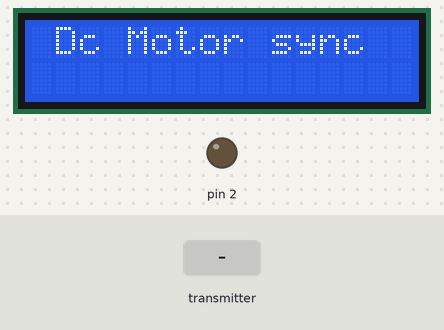
Simulated run of this sketch. Board: Arduino Uno, built with avr-gcc and run on an emulated ATmega328P. Parts: 16×2 character LCD, output pins drawn as LEDs (lit = HIGH). The test bench sets the inputs (shaded band). No radio packets arrive unless stated; what the sketch prints to the serial monitor is not drawn.

Above: at 0.1 s.
1.8 s: the transmitter starts sending dataReceived = 0
At 2.2 s:
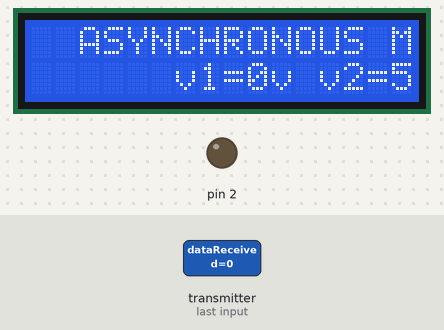
Timing chart, 0 to 4.8 s (numbered marks = the images above; inputs shaded):
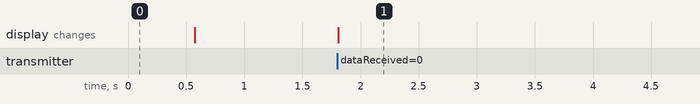

Measured:
- after the input at 1.8 s, the display: changes at once (image 1)

The sketch:

dcmotor_rxd.ino
```cpp
#include <LiquidCrystal.h>
LiquidCrystal lcd(3,4,5,6,9,10);
#include <SPI.h>
#include <nRF24L01.h>
#include <RF24.h>

#define CE_PIN   7
#define CSN_PIN 8

const byte thisSlaveAddress = 'R';

RF24 radio(CE_PIN, CSN_PIN);

int dataReceived; // this must match dataToSend in the TX
bool newData = false;


void setup()
  {

    Serial.begin(9600);
    lcd.begin(16,2);
    lcd.println(" Dc Motor sync ");
    delay(500);
    Serial.println("SimpleRx Starting");
    radio.begin();
    radio.setDataRate( RF24_250KBPS );
    radio.openReadingPipe(0, thisSlaveAddress);
    radio.startListening();
    pinMode(2,OUTPUT);
 //   pinMode(3,OUTPUT);
    lcd.clear();
   }

void loop()
  {
    getData();
    showData();
  }

void getData()
    {
        if ( radio.available() )
            {
                radio.read( &dataReceived, sizeof(dataReceived) );
                newData = true;
            }
    }

void showData()
    {
        if (newData == true)
            {
             Serial.print("Data received ");
             Serial.println(dataReceived);
                  if(dataReceived==1)
                      {
                        Serial.println("hii");
                        digitalWrite(2,HIGH);
//  digitalWrite(3,LOW);
lcd.clear();
 // delay(1000);


   lcd.println("   SYNCHRONUS  MODE      ");
   lcd.setCursor(0,1);
   lcd.println("      v1=5v v2=5v           ");
   delay(1000);
                      }
                  else if(dataReceived==0)
                      {
                       digitalWrite(2,LOW);
  //digitalWrite(3,LOW);
  lcd.clear();
//  delay(1000);


              lcd.println("  ASYNCHRONOUS MODE  ");
              lcd.setCursor(0,1);
              lcd.println("      v1=0v v2=5v      ");
              delay(1000);

                      }
                      else if(dataReceived==2)
                      {
                        digitalWrite(2,LOW);
  digitalWrite(3,LOW);
  lcd.clear();
  //delay(1000);

  lcd.println("    OFF MODE         ");
  lcd.setCursor(0,1);
  lcd.println("      v1=0v v2=0v      ");
      delay(1000);
                      }


            newData = false;
          }
    }
```
